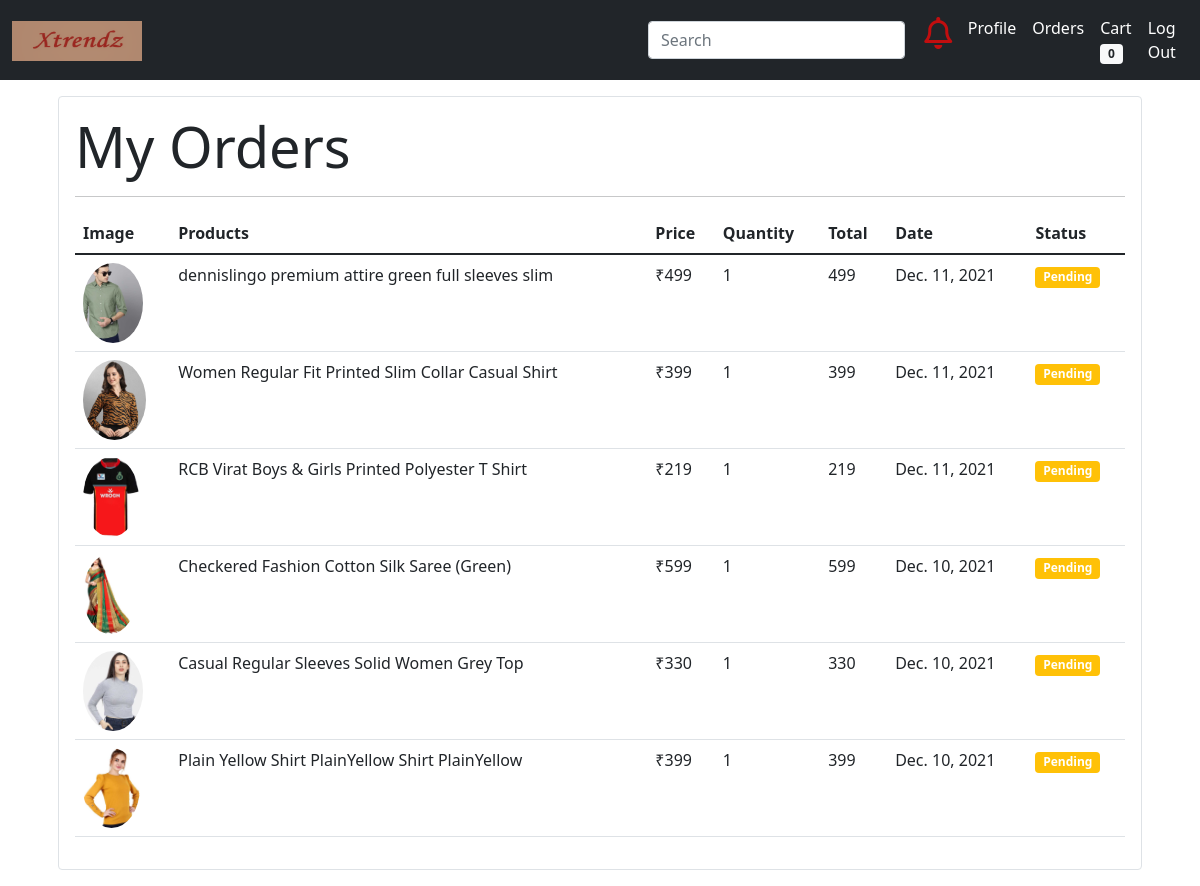
Page /orders (signed in) on the committed database.
### shop/models/orders.py (models this page shows, shortened)
class Order(models.Model):
    product = models.ForeignKey(Product, on_delete=models.CASCADE)
    customer = models.ForeignKey(Customer, on_delete=models.CASCADE)
    quantity = models.IntegerField(default=1)
    price = models.IntegerField()
    address = models.CharField(max_length=100, default='')
    phone = models.CharField(max_length=14, default='')
    date = models.DateField(default=datetime.datetime.today)
    status = models.BooleanField(default=False)
    @staticmethod
    def get_orders_by_customer(customer_id):
        return Order.objects.filter(customer = customer_id).order_by('-date')

### shop/models/product.py (models this page shows, shortened)
class Product(models.Model):
    name = models.CharField(max_length=100)
    price = models.IntegerField(default=999)
    category = models.ForeignKey(Category, on_delete=models.CASCADE, default='', null=True, blank=True)
    edition = models.ForeignKey(Edition, on_delete=models.CASCADE, default='', null=True, blank=True)
    description = models.CharField(max_length=200, default='', null=True, blank=True)
    image = models.ImageField(upload_to='uploads/products/')

### shop/views/orders.py (the view)
# urls.py: path('orders', OrderView.as_view(), name='orders'),
class OrderView(View):
    @method_decorator(auth_middleware)
    def get(self, request):
        customer = request.session.get('customer')
        orders = Order.get_orders_by_customer(customer)
        orders.reverse()
        return render(request, 'orders.html', {'orders': orders})

### shop/templatetags/custom_filter.py (called while the page is built)
@register.filter(name='currency')
def currency(number):
    return "₹"+str(number)

@register.filter(name='multiply')
def multiply(number, number1):
    return number * number1

### shop/templates/orders.html
{% extends 'base.html' %}
{% block content %}
{% load cart %}
{% load custom_filter %}
<div class="container">
    <div class="border rounded m-3 p-3">
        <p class="display-4 pl-4 ml-4">My Orders</p>
        <hr>
        <table class="table">
            <thead>
                <tr>
                    <th>Image</th>
                    <th>Products</th>
                    <th>Price</th>
                    <th>Quantity</th>
                    <th>Total</th>
                    <th>Date</th>
                    <th>Status</th>
                </tr>
            </thead>
            <tbody>
                {% for order in orders %}
                <tr>
                    <td><img style="height: 80px;" class="rounded-circle" src="{{order.product.image.url}}" alt=""></td>
                    <td>{{order.product.name}}</td>
                    <td>{{order.price|currency}}</td>
                    <td>{{order.quantity}}</td>
                    <td>{{order.quantity|multiply:order.price}}</td>
                    <td>{{order.date}}</td>
                    {% if order.status %}
                    <td><small class="badge bg-success">Delivered</small></td>
                    {%else%}
                    <td><small class="badge bg-warning ">Pending</small></td>
                    {% endif %}
                </tr>
                {% endfor %}
            </tbody>
        </table>
    </div>
</div>
{% endblock %}

### rows in the picture
Order: product.image (picture), product.name "dennislingo premium attire green full sleeves slim", price "₹499", quantity "1", quantity|multiply "499", date "Dec. 11, 2021", status "Pending"
Order: product.image (picture), product.name "Women Regular Fit Printed Slim Collar Casual Shirt", price "₹399", quantity "1", quantity|multiply "399", date "Dec. 11, 2021", status "Pending"
Order: product.image (picture), product.name "RCB Virat Boys & Girls Printed Polyester T Shirt", price "₹219", quantity "1", quantity|multiply "219", date "Dec. 11, 2021", status "Pending"
Order: product.image (picture), product.name "Checkered Fashion Cotton Silk Saree (Green)", price "₹599", quantity "1", quantity|multiply "599", date "Dec. 10, 2021", status "Pending"
Order: product.image (picture), product.name "Casual Regular Sleeves Solid Women Grey Top", price "₹330", quantity "1", quantity|multiply "330", date "Dec. 10, 2021", status "Pending"
Order: product.image (picture), product.name "Plain Yellow Shirt PlainYellow Shirt PlainYellow", price "₹399", quantity "1", quantity|multiply "399", date "Dec. 10, 2021", status "Pending"

### other values in the picture
{{ request.session.cart.keys|length }} "0"
